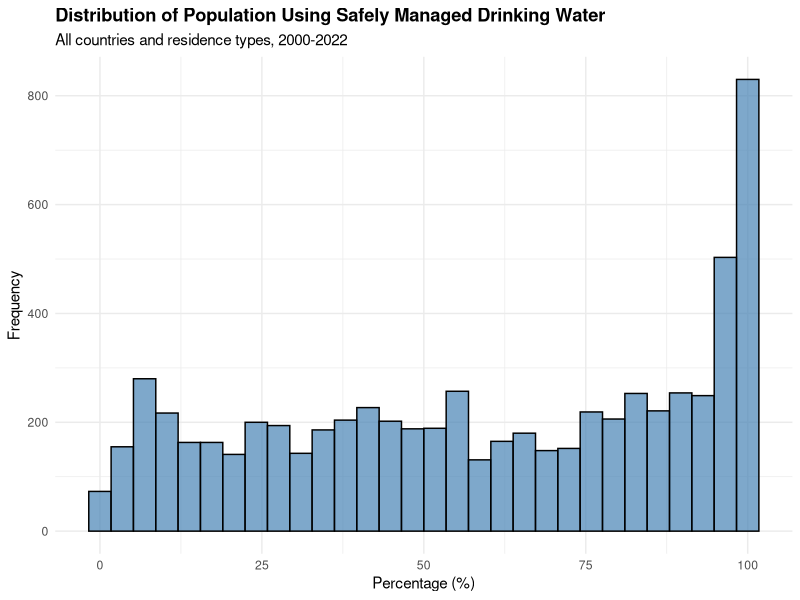
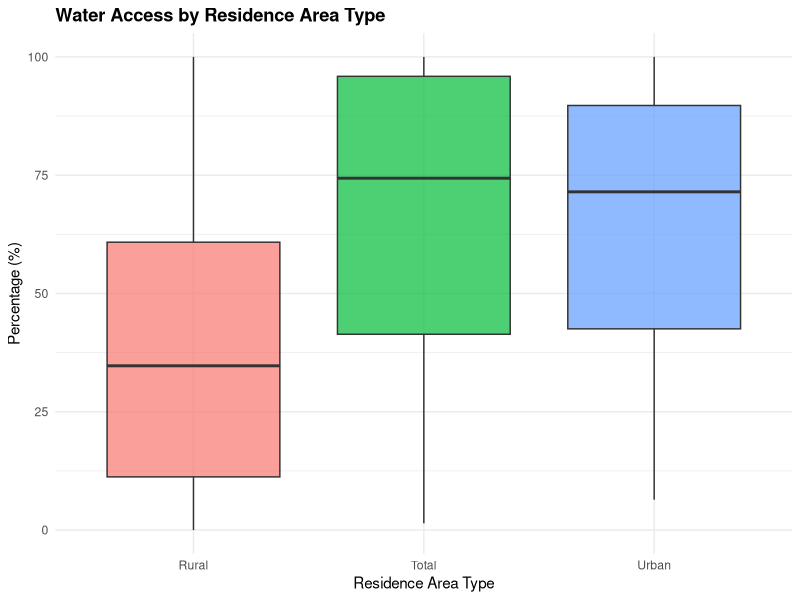
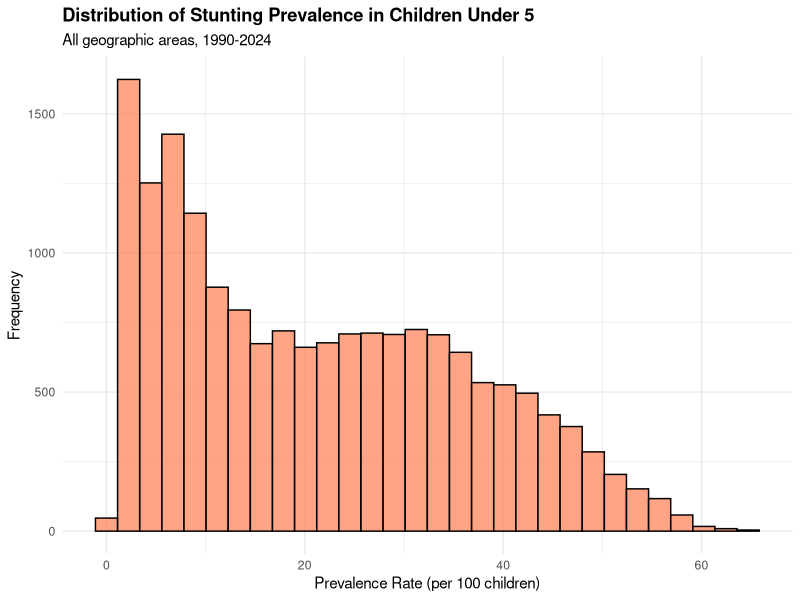
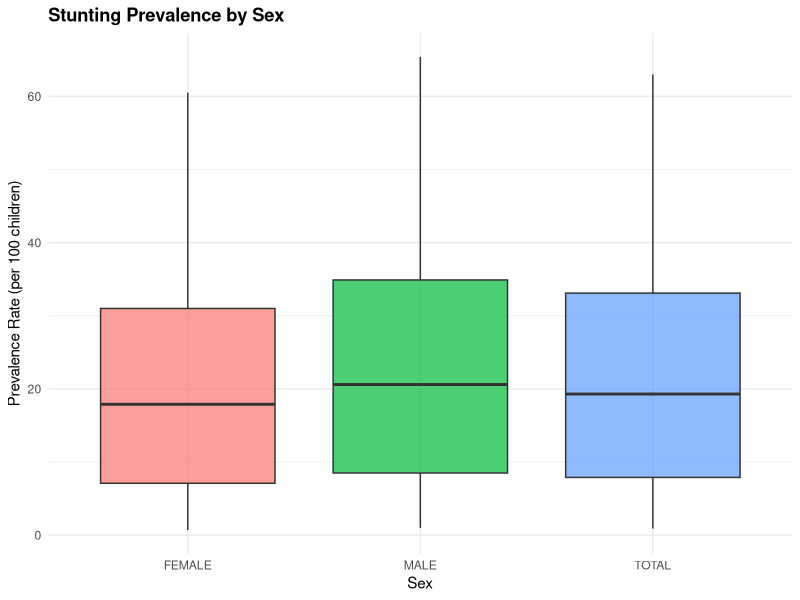

R code for these plots, in order:
## ---- chunk 1
# Load libraries
library(tidyverse)
library(skimr)
## ---- chunk 2
# Load datasets
wash <- read_csv('wash.csv', show_col_types = FALSE)
stunt <- read_csv('stunt.csv', show_col_types = FALSE)
## ---- chunk 3
# Summary statistics for water access
wash %>%
  summarise(
    `Total Observations` = n(),
    `Mean (%)` = mean(FactValueNumeric, na.rm = TRUE),
    `Median (%)` = median(FactValueNumeric, na.rm = TRUE),
    `Std Dev` = sd(FactValueNumeric, na.rm = TRUE),
    `Min (%)` = min(FactValueNumeric, na.rm = TRUE),
    `25th Percentile` = quantile(FactValueNumeric, 0.25, na.rm = TRUE),
    `75th Percentile` = quantile(FactValueNumeric, 0.75, na.rm = TRUE),
    `Max (%)` = max(FactValueNumeric, na.rm = TRUE)
  ) %>%
  knitr::kable(digits = 2, caption = "Summary Statistics: Water Access (%)")
## ---- chunk 4
# Summary statistics for stunting
stunt %>%
  summarise(
    `Total Observations` = n(),
    `Mean (per 100)` = mean(RATE_PER_100_N, na.rm = TRUE),
    `Median (per 100)` = median(RATE_PER_100_N, na.rm = TRUE),
    `Std Dev` = sd(RATE_PER_100_N, na.rm = TRUE),
    `Min (per 100)` = min(RATE_PER_100_N, na.rm = TRUE),
    `25th Percentile` = quantile(RATE_PER_100_N, 0.25, na.rm = TRUE),
    `75th Percentile` = quantile(RATE_PER_100_N, 0.75, na.rm = TRUE),
    `Max (per 100)` = max(RATE_PER_100_N, na.rm = TRUE)
  ) %>%
  knitr::kable(digits = 2, caption = "Summary Statistics: Stunting Prevalence (per 100 children)")
## ---- chunk 5
# Histogram of water access
ggplot(wash, aes(x = FactValueNumeric)) +
  geom_histogram(bins = 30, fill = "steelblue", color = "black", alpha = 0.7) +
  labs(title = "Distribution of Population Using Safely Managed Drinking Water",
       subtitle = "All countries and residence types, 2000-2022",
       x = "Percentage (%)",
       y = "Frequency") +
  theme_minimal() +
  theme(plot.title = element_text(face = "bold"))
## ---- chunk 6
# Boxplot by residence area type
ggplot(wash, aes(x = Dim1, y = FactValueNumeric, fill = Dim1)) +
  geom_boxplot(alpha = 0.7) +
  labs(title = "Water Access by Residence Area Type",
       x = "Residence Area Type",
       y = "Percentage (%)") +
  theme_minimal() +
  theme(legend.position = "none",
        plot.title = element_text(face = "bold"))
## ---- chunk 7
# Histogram of stunting prevalence
ggplot(stunt, aes(x = RATE_PER_100_N)) +
  geom_histogram(bins = 30, fill = "coral", color = "black", alpha = 0.7) +
  labs(title = "Distribution of Stunting Prevalence in Children Under 5",
       subtitle = "All geographic areas, 1990-2024",
       x = "Prevalence Rate (per 100 children)",
       y = "Frequency") +
  theme_minimal() +
  theme(plot.title = element_text(face = "bold"))
## ---- chunk 8
# Boxplot by sex
ggplot(stunt, aes(x = DIM_SEX, y = RATE_PER_100_N, fill = DIM_SEX)) +
  geom_boxplot(alpha = 0.7) +
  labs(title = "Stunting Prevalence by Sex",
       x = "Sex",
       y = "Prevalence Rate (per 100 children)") +
  theme_minimal() +
  theme(legend.position = "none",
        plot.title = element_text(face = "bold"))
## ---- chunk 9
# Dataset coverage summary
cat("WASH Dataset: 137 countries | 2000-2022 | 6,693 observations\n")
cat("Stunting Dataset: 208 geographic areas | 1990-2024 | 17,295 observations\n")
cat("Overlapping years: 23 years (2000-2022)\n")
